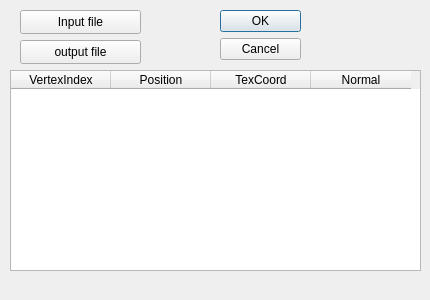
<?xml version="1.0" encoding="UTF-8"?>
<ui version="4.0">
 <class>Form</class>
 <widget class="QWidget" name="Form">
  <property name="geometry">
   <rect>
    <x>0</x>
    <y>0</y>
    <width>430</width>
    <height>300</height>
   </rect>
  </property>
  <property name="windowTitle">
   <string>Form</string>
  </property>
  <widget class="QDialogButtonBox" name="buttonBox">
   <property name="geometry">
    <rect>
     <x>220</x>
     <y>10</y>
     <width>81</width>
     <height>241</height>
    </rect>
   </property>
   <property name="orientation">
    <enum>Qt::Vertical</enum>
   </property>
   <property name="standardButtons">
    <set>QDialogButtonBox::Cancel|QDialogButtonBox::Ok</set>
   </property>
  </widget>
  <widget class="QTableWidget" name="tableWidget">
   <property name="geometry">
    <rect>
     <x>10</x>
     <y>70</y>
     <width>411</width>
     <height>201</height>
    </rect>
   </property>
   <property name="columnCount">
    <number>4</number>
   </property>
   <column>
    <property name="text">
     <string>VertexIndex</string>
    </property>
   </column>
   <column>
    <property name="text">
     <string>Position</string>
    </property>
   </column>
   <column>
    <property name="text">
     <string>TexCoord</string>
    </property>
   </column>
   <column>
    <property name="text">
     <string>Normal</string>
    </property>
   </column>
  </widget>
  <widget class="QPushButton" name="inputButton">
   <property name="geometry">
    <rect>
     <x>20</x>
     <y>10</y>
     <width>121</width>
     <height>24</height>
    </rect>
   </property>
   <property name="text">
    <string>Input file</string>
   </property>
  </widget>
  <widget class="QPushButton" name="outputButton">
   <property name="geometry">
    <rect>
     <x>20</x>
     <y>40</y>
     <width>121</width>
     <height>24</height>
    </rect>
   </property>
   <property name="text">
    <string>output file</string>
   </property>
  </widget>
 </widget>
 <resources/>
 <connections/>
</ui>
